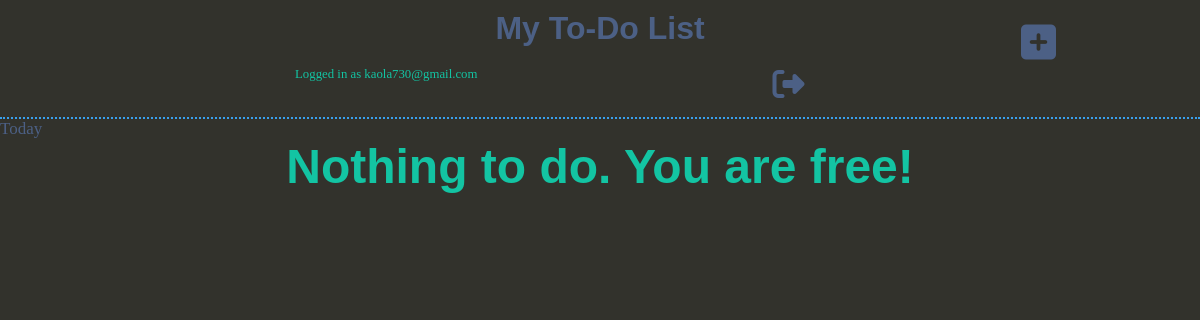
The app's page / (signed in), older data.
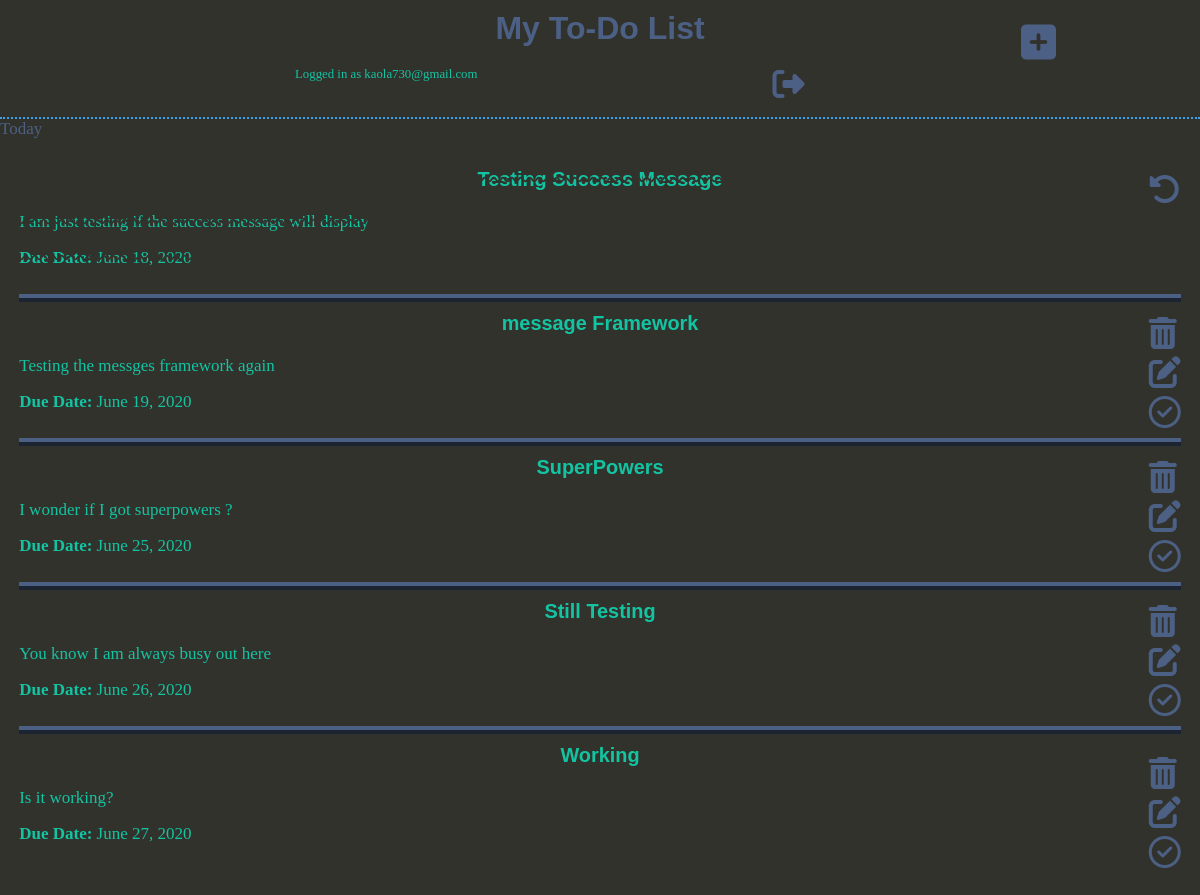
The same page, newer data.
### todo/models.py (models this page shows, shortened)
class MyUser(AbstractBaseUser, PermissionsMixin):
    email = models.EmailField("Email Address", max_length=254, unique=True)
    first_name = models.CharField('First Name', max_length=30, blank=True)
    last_name = models.CharField("Last Name", max_length=50, blank=True)
    date_joined = models.DateField('Date Joined', auto_now_add=True)
    is_active = models.BooleanField(default=True)
    is_admin = models.BooleanField(default=False)
    is_staff = models.BooleanField(default=False)
    avatar = models.ImageField(upload_to='avatars/', null=True,
                               blank=True, validators=[validate_image_file_extension])
    objects = MyUserManager()
    USERNAME_FIELD = 'email'
    REQUIRED_FIELDS = []
    class Meta:
        verbose_name = 'user'
        verbose_name_plural = 'users'

class ToDo(models.Model):
    id = models.UUIDField(primary_key=True, editable=False, default=uuid.uuid4)
    title = models.CharField('To Do Title', max_length=50, blank=False)
    is_completed = models.BooleanField(default=False)
    todoDate = models.DateField('Due Date', blank=False)
    todoNote = models.TextField('Note')
    user = models.ForeignKey(settings.AUTH_USER_MODEL,
                             on_delete=models.CASCADE, null=True, blank=True)
    class Meta:
        verbose_name = 'todo'
        verbose_name_plural = 'todos'
        ordering = ['todoDate']

### todo/views.py (the view)
# urls.py: path('', TodoListView.as_view(), name='index'),
class TodoListView(LoginRequiredMixin, ListView):
    template_name = "todo_list.html"
    context_object_name = 'chores'
    def get_queryset(self):
        return ToDo.objects.filter(user=self.request.user)

### templates/todo/todo_list.html (shortened to what this page needs)
{% extends 'base.html' %}
{% block content %}
{% if chores %}
<ul class="list-container">
    {% for chore in chores  %}
    {% if chore.is_completed %}
    <li class="list-item">
        <div class='btn-div'>
            <div class='complete-button'><a href="{% url 'todosApp:to-do-completed' chore.pk %}"><i
                        class="fas fa-undo-alt"></i></a>
            </div>
        </div>
        <h3 class="heading completed">{{chore.title}}</h3>
        <p class="notes completed">{{chore.todoNote}}</p>
        <p class='completed'><b>Due Date: </b><time>{{chore.todoDate|date}}</time></p>
    </li>
    {% else %}
    <li class="list-item">
        <div class='btn-div'>
            <div class='delete-button'><a href="{% url 'todosApp:delete-to-do' chore.pk %}"><i
                        class='fas fa-trash-alt'></i></a>
            </div>
            <div class='update-button'><a href="{% url 'todosApp:update-to-do' chore.pk %}"><i
                        class='fas fa-edit'></i></a>
            </div>
            <div class='complete-button'><a href="{% url 'todosApp:to-do-completed' chore.pk %}"><i
                        class='far fa-check-circle'></i></a>
            </div>
        </div>
        <h3 class="heading">{{chore.title}}</h3>
        <p class="notes">{{chore.todoNote}}</p>
        <p><b>Due Date: </b><time>{{chore.todoDate|date}}</time></p>
    </li>
    {% endif %}
    {% endfor %}
</ul>
{% else %}
<h4 style="font-size: 3rem; text-align:center">Nothing to do. You are free!</h4>
{% endif %}
{% endblock content %}

### templates/base.html (shortened to what this page needs)
<!DOCTYPE html>
<html lang="en">
{% load static %}
<head>
    <link rel="stylesheet" href="{% static 'styles/styles.css' %}">
</head>
<body>
    <div class="container">
        {% include 'main-navigation.html' %}
<a href='{% url 'todosApp:today-tasks' %}'>Today</a>
        {% block content %}
        {% endblock content %}
    </div>
</body>
</html>

### templates/main-navigation.html (shortened to what this page needs)
<nav class="main-nav">
    <h1 class='heading'><a href='{% url 'todosApp:index' %}'>My To-Do List</a></h1>
    <div class='nav-buttons'>
    <div class="add-button">
        {% if request.path == '/' %}
        <a href='{% url 'todosApp:add-to-do' %}'><span class="fas fa-plus-square"></span></a>{% endif %}
    </div>
    <div class='auth-div'>
    {% if user.is_authenticated %}
    <small>Logged in as {{user.email}}</small>
    <div class="register-button">
        <a href='{% url 'todosApp:logout' %}'><i class="fas fa-sign-out-alt"></i></a>
    </div>
    {% endif %}
    </div>
    </div>
</nav>

### todo/static/styles/styles.css (style rules this page uses)
*, *::before, *::after { margin: 0; padding: 0; box-sizing: border-box; }
:root { --first-color: #4C6085; --second-color: #39A0ED; --third-color: #39f1cd; --fourth-color: #13c4a3; --fifth-color: #32322c; }
body { font-size: 17px; background-color: var(--fifth-color); color: var(--fourth-color); }
li { list-style-type: none; list-style-position: inside; }
a { text-decoration: none; color: var(--first-color); }
.heading { text-align: center; padding: 0.6rem; margin-bottom: 0.7rem; }
h1, h2, h3, h4, h5, h6 { font-family: 'Gill Sans', 'Gill Sans MT', Calibri, 'Trebuchet MS', sans-serif; }
p { font-family: Baskerville, "Palatino Linotype", Times, serif; }
h1 { font-size: 2rem; }
.main-nav { border-bottom: 2px dotted var(--second-color); position: relative; }
.auth-div { width: 100%; display: flex; flex-direction: row; justify-content: space-evenly; margin-bottom: 0.8rem; font-size: 2rem; }
.auth-div small { font-size:0.8rem; text-align: left; }
.add-button { position: absolute; display: inline-block; top: 19%; right: 12%; }
.add-button span.fas { font-size: 2.5rem; }
.delete-button, .update-button, .complete-button,.register-button { display: inline-block; position: relative; }
.list-item { position: relative; border-bottom: 0.5rem ridge var(--first-color); min-height: 9rem; }
.btn-div { display: flex; flex-direction: column; justify-content: space-between; position: absolute; right: 0rem; bottom: 0.6rem; height: 7rem; }
.btn-div i { font-size: 2rem; }
.list-container { padding: 1.2rem; }
.list-container .list-item:last-of-type { border-bottom: none; }
.list-item p:last-of-type { margin-bottom: 0.2rem; }
.list-item .notes { padding-right: 4rem; margin-bottom: 1rem; }
.completed { text-decoration: line-through var(--fifth-color) wavy; }

Row changes from the older to the newer data that the page shows:
added ToDo: title "Testing Success Message", todoNote "I am just testing if the success message will display", todoDate "June 18, 2020"
added ToDo: title "message Framework", todoNote "Testing the messges framework again", todoDate "June 19, 2020"
added ToDo: title "SuperPowers", todoNote "I wonder if I got superpowers ?", todoDate "June 25, 2020"
added ToDo: title "Still Testing", todoNote "You know I am always busy out here", todoDate "June 26, 2020"
added ToDo: title "Working", todoNote "Is it working?", todoDate "June 27, 2020"
Text that changed along with them:
text no longer shown: "Nothing to do. You are free!"
